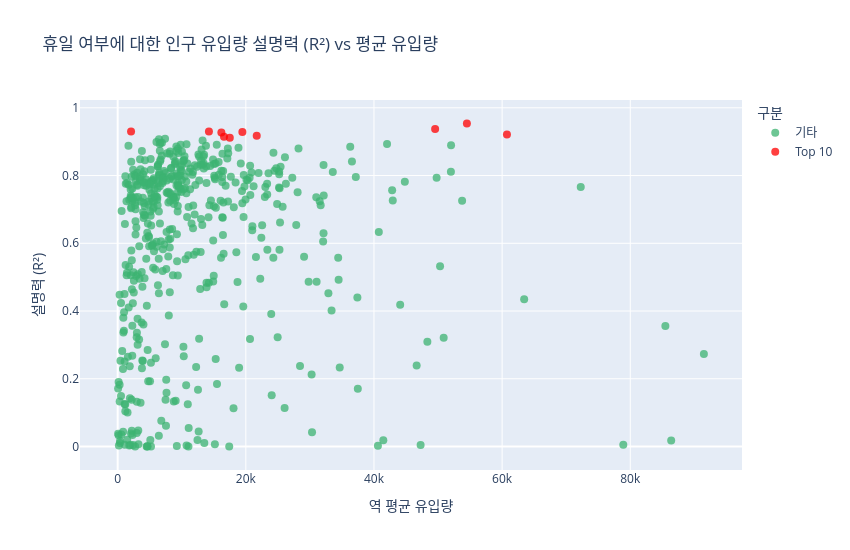

Here is the notebook cell this chart was saved with:
### Markdown cell above
## 휴일 구분 별로 각 역의 인구 유입량에 대한 설명력을 회귀 분석하고 산점도로 시각화

### Code cell
# 각 역별로 휴일 여부에 따른 인구 유입량 설명력(R²)을 계산하고 산점도로 시각화하는 코드

# 1. 휴일 더미 변수 생성: 평일=0, 주말/공휴일=1
df_holiday = df_filtered.copy()
df_holiday['휴일더미'] = (df_holiday['휴일 구분'] == '주말/공휴일').astype(int)

# 2. 역별 평균 유입량
station_avg = df_holiday.groupby('역명')['인구유입량'].mean()

# 3. R² 계산
results = []

for station in df_holiday['역명'].unique():
    sub = df_holiday[df_holiday['역명'] == station]
    
    if len(sub) < 30:
        continue
    
    X = sub[['휴일더미']]
    y = sub['인구유입량']
    
    model = LinearRegression().fit(X, y)
    y_pred = model.predict(X)
    r2 = r2_score(y, y_pred)
    
    results.append({
        '역명': station,
        'R2': r2,
        '평균유입량': station_avg[station]
    })

# 4. DataFrame 생성 및 상위 10 마커
r2_df = pd.DataFrame(results)
r2_df['Top10'] = r2_df['R2'].rank(ascending=False, method='min') <= 10

# 5. Plotly 시각화
fig = px.scatter(
    r2_df,
    x='평균유입량',
    y='R2',
    hover_name='역명',
    color=r2_df['Top10'].map({True: 'Top 10', False: '기타'}),
    color_discrete_map={'Top 10': 'red', '기타': 'mediumseagreen'},
    title='휴일 여부에 대한 인구 유입량 설명력 (R²) vs 평균 유입량',
    labels={'평균유입량': '역 평균 유입량', 'R2': '설명력 (R²)', 'color': '구분'},
    opacity=0.75
)

fig.update_traces(marker=dict(size=8))
fig.update_layout(width=850, height=550)
fig.show()

### Figure 1 — Plotly figure (JSON) as saved in the notebook; plotly's stock layout.template omitted (floating-point values rounded to 4 significant figures; data arrays with more than 128 entries replaced by an {"elided": "..."} marker saying what was removed)
{"data": [{"hovertemplate": "<b>%{hovertext}</b><br><br>구분=기타<br>역 평균 유입량=%{x}<br>설명력 (R²)=%{y}<extra></extra>", "hovertext": {"elided": "511 str values"}, "legendgroup": "기타", "marker": {"color": "mediumseagreen", "opacity": 0.75, "size": 8, "symbol": "circle"}, "mode": "markers", "name": "기타", "orientation": "v", "showlegend": true, "type": "scatter", "x": {"elided": "511 float values"}, "xaxis": "x", "y": {"elided": "511 float values"}, "yaxis": "y"}, {"hovertemplate": "<b>%{hovertext}</b><br><br>구분=Top 10<br>역 평균 유입량=%{x}<br>설명력 (R²)=%{y}<extra></extra>", "hovertext": ["가산디지털단지", "남구로", "남동인더스파크", "독산", "문정", "서대문", "선릉", "선정릉", "역삼", "학동"], "legendgroup": "Top 10", "marker": {"color": "red", "opacity": 0.75, "size": 8, "symbol": "circle"}, "mode": "markers", "name": "Top 10", "orientation": "v", "showlegend": true, "type": "scatter", "x": [54500.0, 14240.0, 2088.0, 16180.0, 19460.0, 17500.0, 60760.0, 16600.0, 49550.0, 21700.0], "xaxis": "x", "y": [0.9537, 0.9299, 0.9299, 0.9271, 0.9287, 0.9114, 0.9209, 0.9148, 0.9378, 0.9176], "yaxis": "y"}], "layout": {"height": 550, "legend": {"title": {"text": "구분"}, "tracegroupgap": 0}, "title": {"text": "휴일 여부에 대한 인구 유입량 설명력 (R²) vs 평균 유입량"}, "width": 850, "xaxis": {"anchor": "y", "domain": [0, 1], "title": {"text": "역 평균 유입량"}}, "yaxis": {"anchor": "x", "domain": [0, 1], "title": {"text": "설명력 (R²)"}}}}
